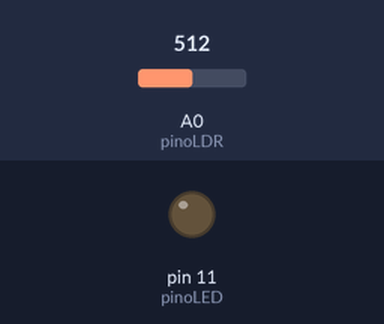
Simulated run of this sketch. Board: Arduino Uno, built with avr-gcc and run on an emulated ATmega328P. On the bench: output pins drawn as LEDs (lit = HIGH). The test bench sets the inputs (shaded band); at power-on: A0 (pinoLDR) = 512.

Above: at 1.8 s.
1.9 s: A0 (pinoLDR) set to 43
3.4 s: A0 (pinoLDR) set to 37
At 4.5 s:
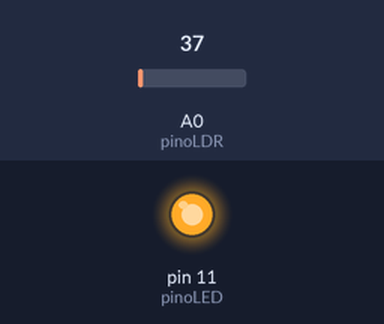
5.5 s: A0 (pinoLDR) set to 122
At 7.2 s:
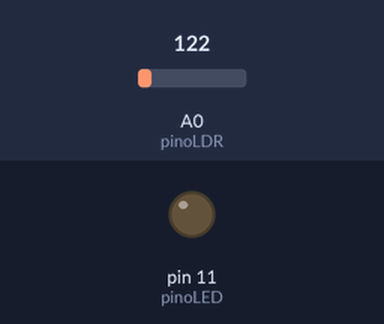
7.5 s: A0 (pinoLDR) set to 30
At 8.8 s:
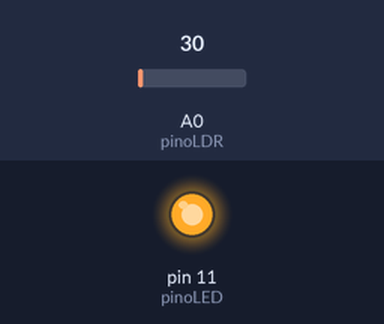
Timing chart, 0 to 10.5 s (numbered marks = the images above; inputs shaded):
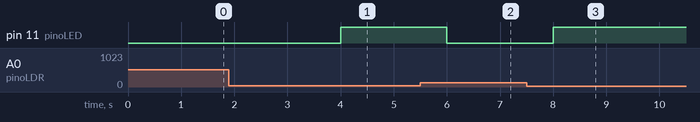

The sketch:

luminosidade.ino
```cpp
const int pinoLDR = A0;
const int pinoLED = 11;
int leitura = 0;

void setup() {
  // put your setup code here, to run once:
    pinMode(pinoLDR, INPUT);
    pinMode(pinoLED, OUTPUT);

  }

void loop() {
  // put your main code here, to run repeatedly:
  leitura = analogRead(pinoLDR);

  if (leitura < 40){
    digitalWrite(pinoLED, HIGH);
  }else{
    digitalWrite(pinoLED, LOW);
  }
  delay(1000);
  if (pinoLED, HIGH){
    leitura=0;
  } else {
    leitura = 100;
  }
}
```

Measured:
- the behaviour switches between 40 and 39 on A0 (pinoLDR) (found by bisection; images 0 and 1)
- after the input at 1.9 s, every drawn part: stays the same
- after the input at 3.4 s, pin 11 (pinoLED): LOW → HIGH after 0.60 s
- after the input at 5.5 s, pin 11 (pinoLED): HIGH → LOW after 0.50 s
- after the input at 7.5 s, pin 11 (pinoLED): LOW → HIGH after 0.50 s
